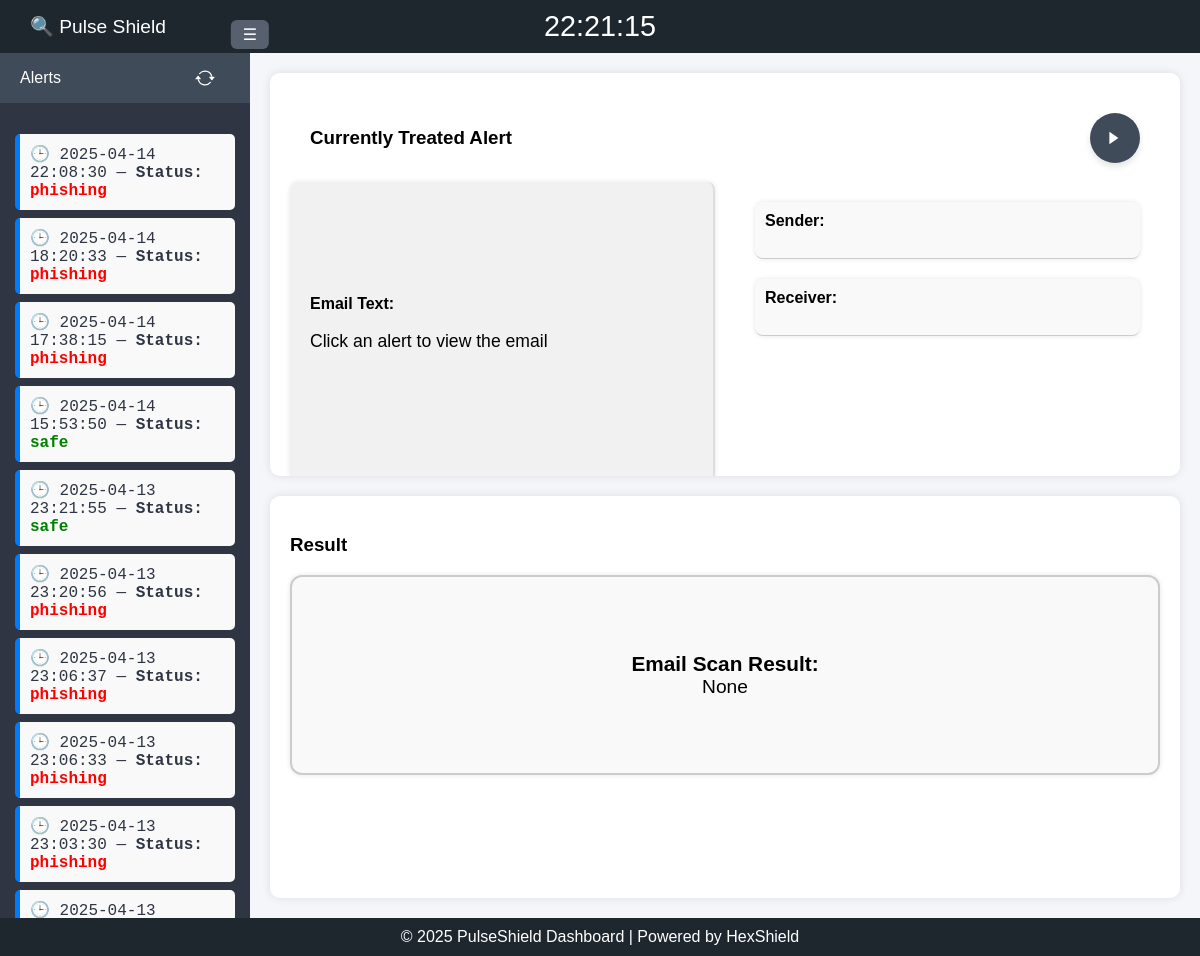
Page /Phishing on the committed database.
### tables this page shows
CREATE TABLE email_requests (
            id INTEGER PRIMARY KEY AUTOINCREMENT,
            email TEXT,
            result TEXT DEFAULT 'not runned yet',
            timestamp DATETIME DEFAULT CURRENT_TIMESTAMP
        , sender TEXT, receiver TEXT);

### app.py (the view, shortened to what this page needs)
@app.route('/Phishing')
def phishing():
    email = request.args.get('email')
    sender = request.args.get('sender')
    receiver = request.args.get('receiver')
    conn = sqlite3.connect('requests.db')
    cursor = conn.cursor()
    result = None
    request_id = None
    alerts = []
    cursor.execute('SELECT email, sender, receiver, timestamp, result FROM email_requests ORDER BY timestamp DESC')
    alerts = cursor.fetchall()  # List of tuples
    conn.close()
    return render_template('phishing.html', email=email, sender=sender, receiver=receiver, result=result, alerts=alerts)

### templates/phishing.html (shortened to what this page needs)
<!DOCTYPE html>
<html lang="en">
<head>
  <link rel="stylesheet" href="{{ url_for('static', filename='css/styles.css') }}" />
</head>
<body>
  <div class="container">
    <div class="navbar">
      <a href="{{ url_for('home') }}" style="text-decoration: none; color: inherit;">🔍 Pulse Shield</a>
      <span id="clock"></span>
    </div>
    <div class="content">
      <div class="sidebar" id="sidebar">
        <div class="sidebar-header">
          <span>Alerts</span>
        </div>
        <div class="alert-list">
          <ul>
            {% for email, sender, receiver, time, status in alerts %}
              <li class="alert-item" onclick="displayEmailDetails(`{{ email }}`, `{{ sender }}`, `{{ receiver }}`, `{{ status }}`)">
                🕒 {{ time }} — <strong>Status:</strong>
                <span class="{{ 'phishing' if status == 'phishing' else 'safe' }}">{{ status }}</span>
              </li>
            {% endfor %}
          </ul>
        </div>
      </div>
      <button class="toggle-btn" onclick="toggleSidebar()">☰</button>
      <div class="main" id="main">
        <div class="box">
          <div class="box-header">
            <h3>Currently Treated Alert</h3>
            <button class="run-btn">
              <svg xmlns="http://www.w3.org/2000/svg" width="24" height="24" fill="currentColor" class="bi bi-play-fill" viewBox="0 0 16 16">
                <path d="M3 2.5v11l8-5.5-8-5.5z"/>
              </svg>
            </button>
          </div>
          <div class="alert-info-grid">
            <div class="alert-info-box full-width">
              <strong>Email Text:</strong>
              <p id="email-display">Click an alert to view the email</p>
            </div>
            <div class="right-column">
              <div class="alert-info-box">
                <strong>Sender:</strong>
              </div>
              <div class="alert-info-box">
                <strong>Receiver:</strong>
              </div>
            </div>
          </div>
        </div>
        <div class="box">
          <h3>Result</h3>
          <div id="scan-box" class="alert-info-box">
            <strong>Email Scan Result:</strong>
            <p id="email-scan-result">{{ result }}</p>
          </div>
        </div>
      </div>
    </div>
    <div class="footer">
      &copy; 2025 PulseShield Dashboard | Powered by HexShield
    </div>
  </div>
</body>
</html>

### static/css/styles.css (style rules this page uses)
* { box-sizing: border-box; }
html, body { margin: 0; padding: 0; height: 100%; font-family: Arial, sans-serif; }
:root { --primary-bg: #1e272e; --secondary-bg: #2f3542; --highlight-bg: #404b5a; --alert-bg-safe: #c5ffd2; --alert-bg-phishing: #ffc6cb; --border-radius: 5px; --text-color: #2F3542; --white: #ffffff; }
.container { display: flex; flex-direction: column; height: 100vh; }
.navbar { display: flex; justify-content: space-between; align-items: center; background-color: var(--primary-bg); color: var(--white); padding: 15px 30px; font-size: 1.2em; position: relative; }
#clock { position: absolute; left: 50%; transform: translateX(-50%); font-size: 1.5em; }
.content { display: flex; flex: 1; overflow: hidden; transition: all 0.3s ease; }
.sidebar { width: 250px; background-color: var(--secondary-bg); color: var(--white); transition: all 0.3s ease; display: flex; flex-direction: column; overflow: hidden; }
.sidebar-header { padding: 15px 20px; background-color: var(--highlight-bg); display: flex; justify-content: space-between; align-items: center; }
.sidebar-header svg { width: 20px; height: 20px; color: var(--white); cursor: pointer; transition: transform 1s ease; margin-right: 15px; }
.alert-list { padding: 15px; overflow-y: auto; flex: 1; }
.main { flex: 1; display: flex; flex-direction: column; padding: 20px; gap: 20px; background-color: #f5f6fa; overflow-y: auto; transition: all 0.3s ease; }
.box { background-color: var(--white); border-radius: 10px; padding: 20px; box-shadow: 0 0 10px rgba(0, 0, 0, 0.1); flex: 1; overflow-y: auto; }
ul { list-style-type: none; padding: 0; }
li { padding: 10px; margin-bottom: 5px; background: #dfe4ea; border-radius: 5px; transition: transform 0.2s; color: var(--text-color); }
.footer { background-color: var(--primary-bg); color: var(--white); text-align: center; padding: 10px; }
.toggle-btn { position: absolute; top: 20px; left: 250px; z-index: 10; transform: translateX(-50%); background: #57606f; color: var(--white); border: none; padding: 5px 12px; border-radius: 6px; cursor: pointer; font-size: 1em; transition: all 0.3s ease; }
.box-header { display: flex; justify-content: space-between; align-items: center; padding: 15px 20px; background-color: var(--white); }
.run-btn { color: var(--white); background-color: var(--highlight-bg); border: none; padding: 16px; font-size: 1.5em; cursor: pointer; border-radius: 50%; transition: transform 0.2s ease, box-shadow 0.2s ease; display: flex; justify-content: center; align-items: center; box-shadow: 0 4px 6px rgba(0, 0, 0, 0.1); }
.run-btn svg { width: 18px; height: 18px; fill: var(--white); }
.alert-info-grid { grid-template-columns: 1fr 1fr 1fr; gap: 20px; display: flex; height: 300px; width: 100%; }
.alert-info-box.full-width { width: 50%; height: 100%; box-sizing: border-box; padding: 20px; background-color: #f1f1f1; border-right: 2px solid #ddd; display: flex; flex-direction: column; justify-content: center; }
.alert-info-box { background-color: #f9f9f9; padding: 20px; border-radius: 8px; box-shadow: 0 0 5px rgba(0, 0, 0, 0.1); width: 100%; }
.alert-info-box strong { display: block; font-weight: bold; }
.alert-info-box p { font-size: 1.1em; }
.alert-item { background-color: #f9f9f9; border-left: 5px solid #007bff; padding: 10px; margin-bottom: 8px; border-radius: 5px; font-family: 'Courier New', Courier, monospace; }
.alert-item .phishing { color: red; font-weight: bold; }
.alert-item .safe { color: green; font-weight: bold; }
#scan-box { width: 100%; height: 200px; display: flex; flex-direction: column; justify-content: center; align-items: center; text-align: center; border: 2px solid #ccc; border-radius: 12px; padding: 20px; box-sizing: border-box; }
#scan-box strong { margin: 0; font-size: 1.3em; }
#scan-box p { margin: 0; font-size: 1.2em; }
.alert-info-grid { display: flex; height: 300px; width: 100%; }
.right-column { width: 50%; display: flex; flex-direction: column; justify-content: flex-start; padding: 20px; box-sizing: border-box; }
.right-column .alert-info-box { margin-bottom: 20px; background-color: #f9f9f9; border-bottom: 1px solid #ccc; padding: 10px; }

### rows in the picture
email_requests: timestamp "2025-04-14 22:08:30", result "phishing"
email_requests: timestamp "2025-04-14 18:20:33", result "phishing"
email_requests: timestamp "2025-04-14 17:38:15", result "phishing"
email_requests: timestamp "2025-04-14 15:53:50", result "safe"
email_requests: timestamp "2025-04-13 23:21:55", result "safe"
email_requests: timestamp "2025-04-13 23:20:56", result "phishing"
email_requests: timestamp "2025-04-13 23:06:37", result "phishing"
email_requests: timestamp "2025-04-13 23:06:33", result "phishing"
email_requests: timestamp "2025-04-13 23:03:30", result "phishing"
email_requests: timestamp "2025-04-13…"

### other values in the picture
{{ result }} "None"
